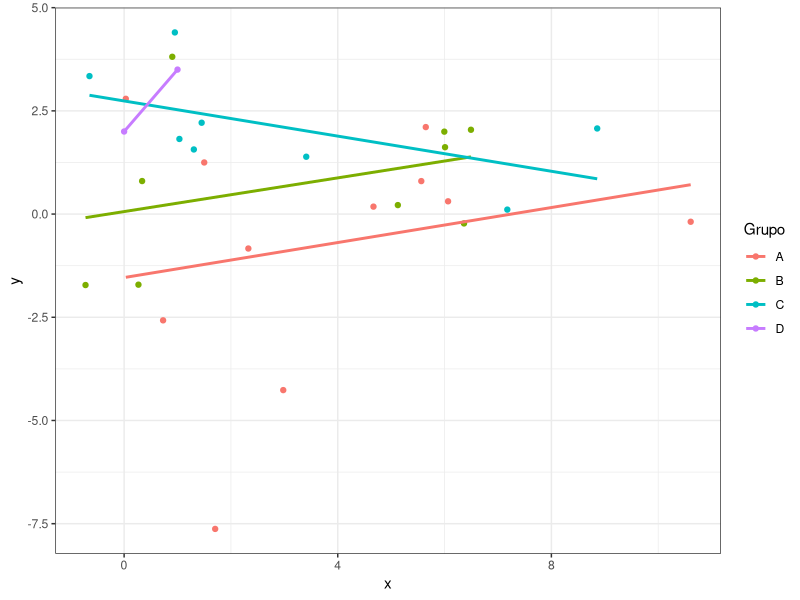
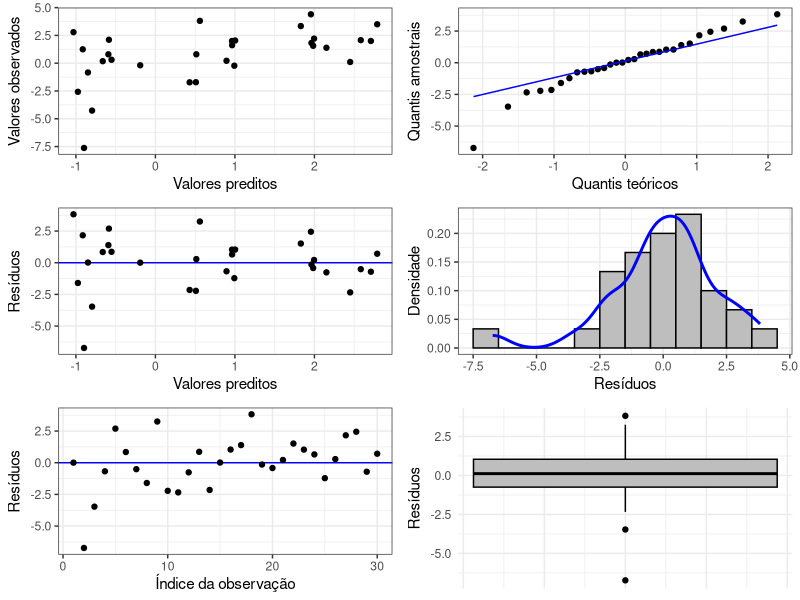

The R source for these figures, in order:
## ---- chunk 1
knitr::opts_chunk$set(
  collapse = TRUE,
  comment = "#>"
)
## ---- chunk 2
body = data.frame(x = c(3,4), grupo = c("A", "B"))
body
## ---- chunk 3
library(tidyverse)

ra = 256773
set.seed(ra)
b0 = runif(1, -2, 2)
b1 = runif(1, -2, 2)
bB = 2
bC = 3
n = 25
id = c(1:25)
x = rpois(n, lambda = 4) + runif(n, -3, 3)
grupo = sample(LETTERS[1:3], size = n, replace = TRUE)
y = rnorm(n, mean = b0 + b1*x + bB*(grupo=="B") + bC*(grupo=="C"), sd = 2)

df = data.frame(id = id, x = x, grupo = grupo, y = y,momento_registro = lubridate::now())

novas_observacoes = data.frame(id = c(26, 27, 28, 29, 30),
                                x = c(0.337, 1.5, 0.95, 0, 1),
                                grupo = c("B", "A", "C", "D", "D"),
                                y = c(0.8, 1.25, 4.4, 2, 3.5),
                                momento_registro = as.POSIXct(c("2024-10-21T15:39:08Z",
                                "2024-10-21T15:39:47Z", "2024-10-21T15:40:20Z", 
                                "2024-10-21T15:41:15Z", "2024-10-21T15:41:22Z"), tz = "UTC"))
df = rbind(df, novas_observacoes)

df %>%
    ggplot(aes(x=x, y=y, col=grupo))+
    geom_point()+
    geom_smooth(method = "lm", se=F)+
    labs(col = "Grupo")+
    theme_bw()
## ---- chunk 4
modelo = lm(y~x+grupo, data=df)
residuos = summary(modelo)$residuals
preditos = modelo$fitted.values
banco = data.frame(residuos, preditos)
df_combinado = cbind(banco, df)
graf1 = ggplot(data = df_combinado, aes(x = preditos, y = y)) +
    geom_point() +
    theme_bw() +
    labs(x = "Valores preditos", y = "Valores observados")
graf2 = ggplot(data = df_combinado, aes(sample = residuos)) +
    stat_qq(color = "black") +
    stat_qq_line(color = "blue") +
    theme_bw() +
    labs(x = "Quantis teóricos", y = "Quantis amostrais")
graf3 = ggplot(data = df_combinado, aes(x = preditos, y = residuos)) +
    geom_hline(yintercept = 0, color = "blue") +
    geom_point() +
    theme_bw() +
    labs(x = "Valores preditos", y = "Resíduos")
graf4 = ggplot(data = df_combinado, aes(x = residuos)) +
    geom_histogram(aes(y = after_stat(density)), binwidth = 1, fill = "gray", color = "black") +
    geom_density(color = "blue", linewidth = 1) +
    theme_bw() +
    labs(y = "Densidade", x = "Resíduos")
graf5 = ggplot(data = df_combinado, aes(x = seq_along(y), y = residuos)) +
    geom_hline(yintercept = 0, color = "blue") +
    geom_point() +
    theme_bw() +
    labs(x = "Índice da observação", y = "Resíduos")
graf6 = ggplot(data = df_combinado, aes(y = residuos)) +
    geom_boxplot(fill = "gray", color = "black") +
    theme_minimal() +
    labs(y = "Resíduos") +
    theme(axis.text.x = element_blank())
graficos = ggpubr::ggarrange(graf1, graf2, graf3, graf4, graf5, graf6,
                               ncol = 2, nrow = 3)
print(graficos)
